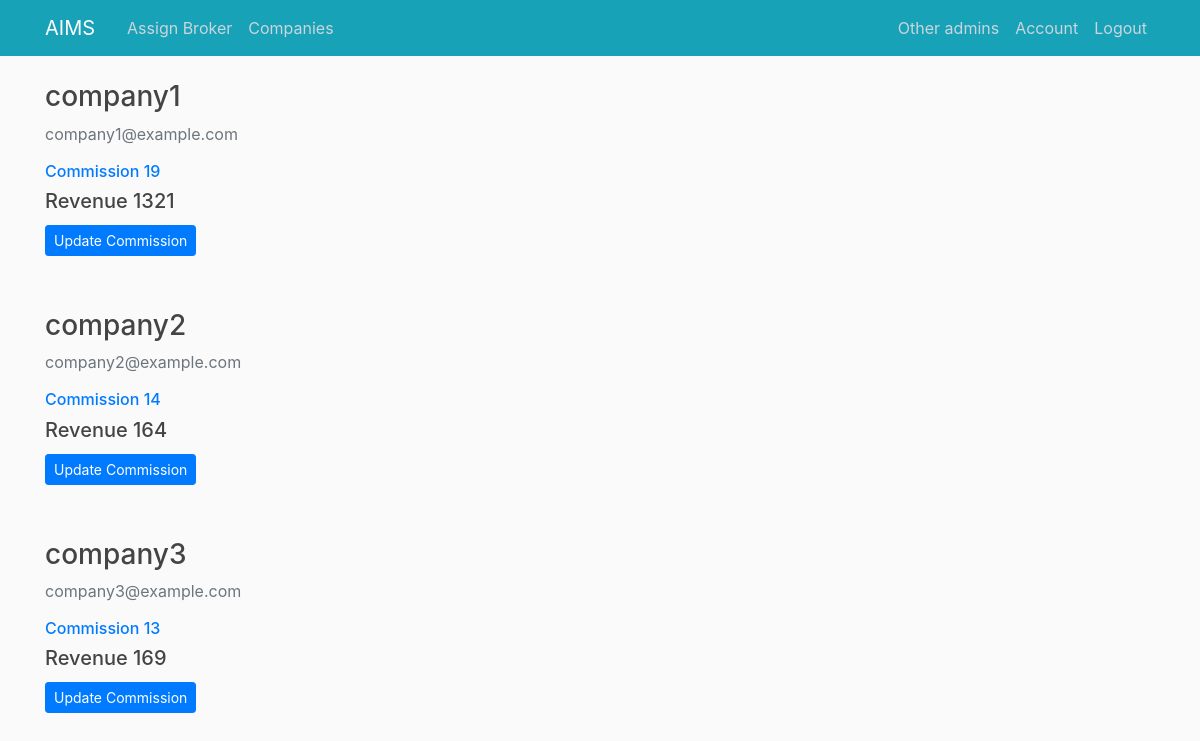
The app's page /viewcompanies (signed in), older data.
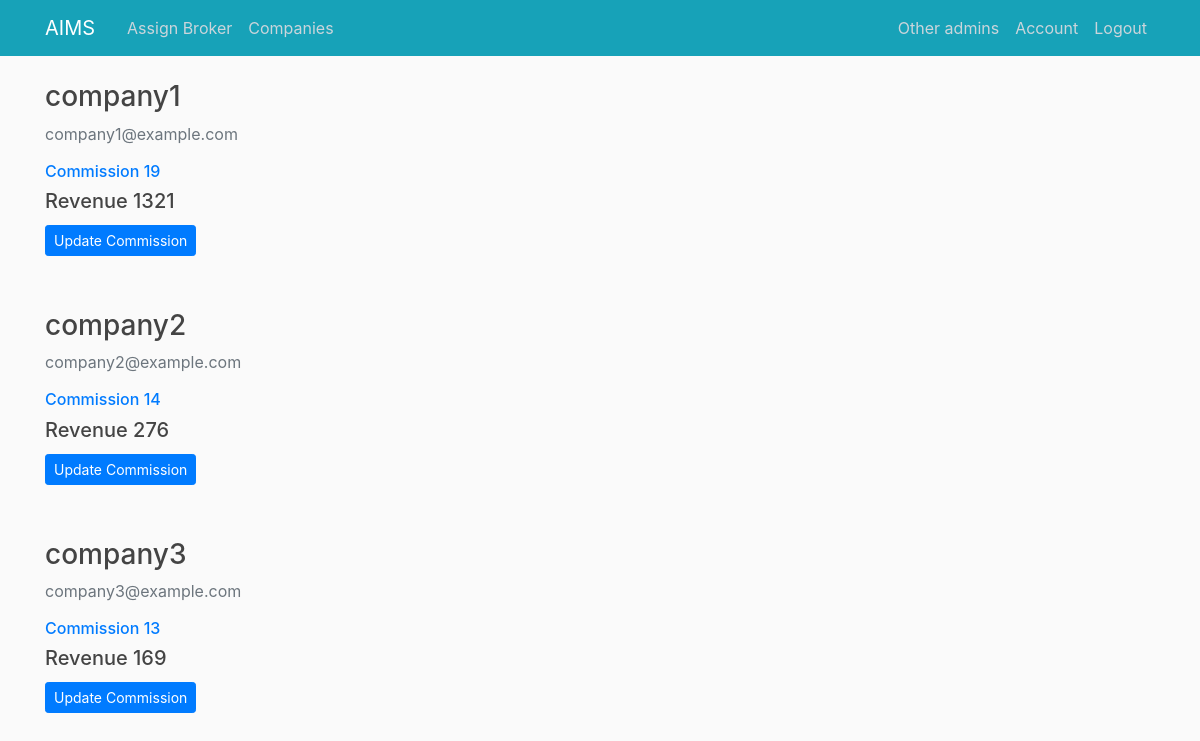
The same page, newer data.
### aims_/models.py (models this page shows, shortened)
class Company(db.Model, UserMixin):
    id = db.Column(db.Integer, primary_key=True)
    username = db.Column(db.String(20), unique=True, nullable=False)
    email = db.Column(db.String(120), unique=True, nullable=False)
    image_file = db.Column(db.String(20), nullable=False, default='default.png')
    password = db.Column(db.String(60), nullable=False)
    commission = db.Column(db.Integer,nullable=False,default = 10)
    revenue_generated = db.Column(db.Integer,nullable=False,default = 0)
    invoices = db.relationship('Invoice', backref='owner', lazy=True)

### aims_/routes.py (the view)
@app.route("/viewcompanies")
@login_required
def view_companies():
    if session['account_type']== 'admin':
        companies = Company.query.all()
        return render_template('view_companies.html', title='View Companies',companies = companies)
    abort(403)

### aims_/models.py (called while the page is built)
@login_manager.user_loader
def load_user(user_id):
    if 'account_type' in session:
        if session['account_type'] == 'broker':
            return Broker.query.get(int(user_id))
        elif session['account_type'] == 'admin':
            return Admin.query.get(int(user_id))
        elif session['account_type'] == 'company':
            return Company.query.get(int(user_id))
    return None

### aims_/templates/view_companies.html
{% extends "layout.html" %}
{% block content %}
{% for company in companies %}
        <div class="media-body">
                <h3><a class="article-title">{{ company.username }}</a></h3>
                <p class="text-secondary">{{ company.email }}</p>
                <h6 class="text-primary">Commission {{ company.commission }}</h6>
                <h5 class="text-shadow">Revenue {{ company.revenue_generated }}</h5>
                <a class="btn btn-primary btn-sm mt-1 mb-1" href="{{ url_for('view_company_by_id', company_id=company.id) }}">Update Commission</a>
        </div>
        <div class="col-md-9 mu-5 mb-5"></div>
{% endfor %}
{% endblock content %}

### aims_/templates/layout.html (shortened to what this page needs)
<!DOCTYPE html>
<html>
<head>
  <link rel="stylesheet" href="https://maxcdn.bootstrapcdn.com/bootstrap/4.0.0/css/bootstrap.min.css">
  <link rel="stylesheet" type="text/css" href="{{ url_for('static', filename='main.css') }}">
</head>
<body>
  <header class="site-header">
    <nav class="navbar navbar-expand-md navbar-dark bg-info fixed-top">
      <div class="container">
        <a class="navbar-brand mr-4" href="/">AIMS</a>
        <div class="collapse navbar-collapse" id="navbarToggle">
          <div class="navbar-nav mr-auto">
            {% if current_user.is_authenticated %}
              {% if session['account_type']=='broker' %}
                <a class="nav-item nav-link" href="{{ url_for('view_invoices') }}">Process</a>
              {% elif session['account_type']=='admin'%}
                <a class="nav-item nav-link" href="{{ url_for('view_invoices') }}">Assign Broker</a>
                <a class="nav-item nav-link" href="{{ url_for('view_companies') }}">Companies</a>
              {% endif %}
            {% else %}
              <a class="nav-item nav-link" href="{{ url_for('home') }}">Home</a>
            {% endif %}
          </div>
          <div class="navbar-nav">
            {% if current_user.is_authenticated %}
            <a class="nav-item nav-link" href="{{ url_for('fellowdisp') }}">Other {{session['account_type']}}s</a>
            <a class="nav-item nav-link" href="{{ url_for('account',user_id = current_user.id) }}">Account</a>
            <a class="nav-item nav-link" href="{{ url_for('logout') }}">Logout</a>
            {% else %}
              <a class="nav-item nav-link" href="{{ url_for('login') }}">Login</a>
              <a class="nav-item nav-link" href="{{ url_for('register') }}">Register</a>
            {% endif %}
          </div>
        </div>
      </div>
    </nav>
  </header>
  <main role="main" class="container">
    <div class="row">
      <div class="col-md-8">
        {% block content %}{% endblock %}
      </div>
      <div class="col-md-4"></div>
    </div>
  </main>
</body>
</html>

### aims_/static/main.css (style rules this page uses)
body { background: #fafafa; color: #333333; margin-top: 5rem; }
h1, h2, h3, h4, h5, h6 { color: #444444; }
.site-header .navbar-nav .nav-link { color: #cbd5db; }
.article-title { color: #444444; }

Row changes from the older to the newer data that the page shows:
changed Company "company2": revenue_generated "164" → "276"
